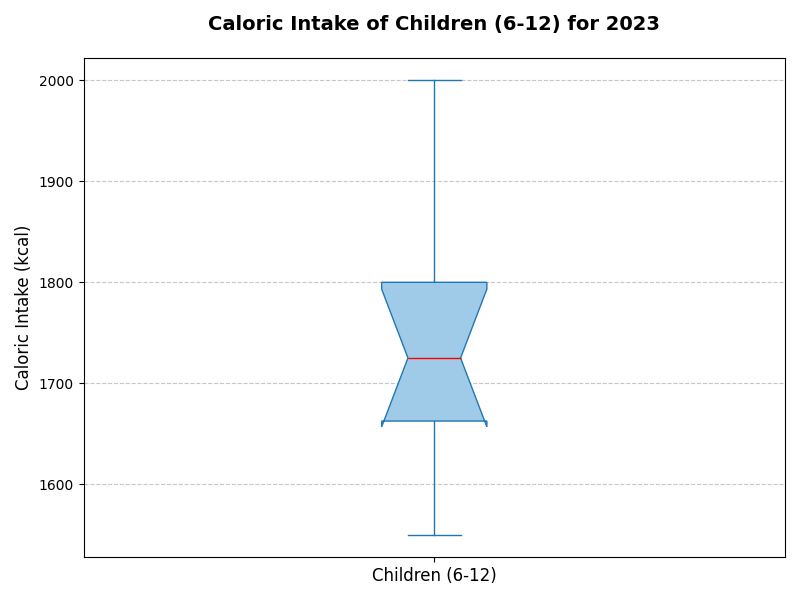

Generate this figure with Python:
import matplotlib.pyplot as plt
import numpy as np

# Caloric intake data (in kcal) for a single age group
children = [1600, 1700, 1800, 1750, 1650, 1550, 1800, 1900, 2000, 1700]

# Initialize the plot
fig, ax = plt.subplots(figsize=(8, 6))

# Plot the vertical box chart for a single group
bp = ax.boxplot(
    children, 
    vert=True, 
    patch_artist=True, 
    notch=True, 
    boxprops=dict(facecolor='#A0CBE8', color='#1F77B4'),
    whiskerprops=dict(color='#1F77B4'), 
    capprops=dict(color='#1F77B4'),
    medianprops=dict(color='red')
)

# Set titles and labels
ax.set_title('Caloric Intake of Children (6-12) for 2023', fontsize=14, fontweight='bold', pad=20)
ax.set_ylabel('Caloric Intake (kcal)', fontsize=12)
ax.set_xticks([1])
ax.set_xticklabels(['Children (6-12)'], fontsize=12)

# Add grid for better readability
ax.grid(axis='y', linestyle='--', alpha=0.7)

# Adjust the layout to prevent overlap
plt.tight_layout()

# Display the plot
plt.show()
